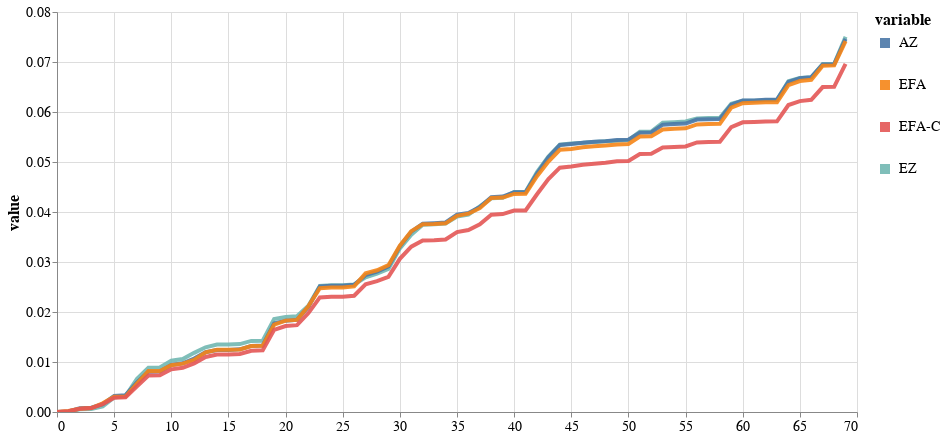

Notebook cell for this chart:
### Code cell
model_evidence = get_model_evidence('log/CL_data/20210726_213147_ez/')
bf = pd.DataFrame(model_evidence, columns=['EZ'])
bf['idx'] = np.arange(bf.shape[0])
bf['AZ'] = get_model_evidence('log/CL_data/20210726_213343_az/')
bf['EFA'] = get_model_evidence('log/CL_data/20210726_213814_efa/')
bf['EFA-C'] = get_model_evidence('log/CL_data/20210726_214548_efa_c/')
plot_bf(bf, 800, 400)

### Figure 1 — Vega-Lite specification as saved in the notebook (floating-point values rounded to 4 significant figures; data arrays with more than 128 entries replaced by an {"elided": "..."} marker saying what was removed)
{"config": {"view": {"continuousWidth": 400, "continuousHeight": 300}, "axis": {"labelFontSize": 14, "titleFontSize": 16}, "legend": {"labelFontSize": 14, "symbolStrokeWidth": 10, "titleFontSize": 16}}, "data": {"name": "data-a4f84fbb2e0383d47a6fd7c5e68e3e09"}, "mark": {"type": "line", "opacity": 0.9, "strokeWidth": 4}, "encoding": {"color": {"type": "nominal", "field": "variable"}, "x": {"type": "quantitative", "field": "idx", "title": null}, "y": {"type": "quantitative", "field": "value"}}, "height": 400, "selection": {"selector006": {"type": "interval", "bind": "scales", "encodings": ["x", "y"]}}, "width": 800, "$schema": "https://vega.github.io/schema/vega-lite/v4.8.1.json", "datasets": {"data-a4f84fbb2e0383d47a6fd7c5e68e3e09": {"elided": "280 records"}}}
